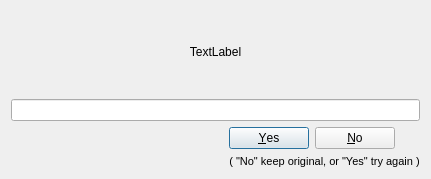
<?xml version="1.0" encoding="UTF-8"?>
<ui version="4.0">
 <class>Dialog</class>
 <widget class="QDialog" name="Dialog">
  <property name="geometry">
   <rect>
    <x>0</x>
    <y>0</y>
    <width>431</width>
    <height>179</height>
   </rect>
  </property>
  <property name="windowTitle">
   <string>Dialog</string>
  </property>
  <layout class="QGridLayout" name="gridLayout">
   <item row="0" column="1" colspan="2">
    <widget class="QLabel" name="label">
     <property name="sizePolicy">
      <sizepolicy hsizetype="Expanding" vsizetype="Expanding">
       <horstretch>0</horstretch>
       <verstretch>0</verstretch>
      </sizepolicy>
     </property>
     <property name="text">
      <string>TextLabel</string>
     </property>
     <property name="alignment">
      <set>Qt::AlignCenter</set>
     </property>
    </widget>
   </item>
   <item row="1" column="1" colspan="2">
    <layout class="QHBoxLayout" name="horizontalLayout_2">
     <item>
      <widget class="QLineEdit" name="lineEdit">
       <property name="sizePolicy">
        <sizepolicy hsizetype="Expanding" vsizetype="Minimum">
         <horstretch>0</horstretch>
         <verstretch>0</verstretch>
        </sizepolicy>
       </property>
      </widget>
     </item>
    </layout>
   </item>
   <item row="3" column="2">
    <widget class="QLabel" name="label_2">
     <property name="font">
      <font>
       <pointsize>8</pointsize>
       <italic>false</italic>
      </font>
     </property>
     <property name="text">
      <string>( &quot;No&quot; keep original, or &quot;Yes&quot; try again )</string>
     </property>
     <property name="alignment">
      <set>Qt::AlignCenter</set>
     </property>
    </widget>
   </item>
   <item row="2" column="2">
    <widget class="QDialogButtonBox" name="buttonBox">
     <property name="sizePolicy">
      <sizepolicy hsizetype="Fixed" vsizetype="Fixed">
       <horstretch>0</horstretch>
       <verstretch>0</verstretch>
      </sizepolicy>
     </property>
     <property name="layoutDirection">
      <enum>Qt::LeftToRight</enum>
     </property>
     <property name="orientation">
      <enum>Qt::Horizontal</enum>
     </property>
     <property name="standardButtons">
      <set>QDialogButtonBox::No|QDialogButtonBox::Yes</set>
     </property>
    </widget>
   </item>
  </layout>
 </widget>
 <resources>
  <include location="resources/Resources.qrc"/>
 </resources>
 <connections/>
 <slots>
  <slot>changesAccepted()</slot>
 </slots>
</ui>
